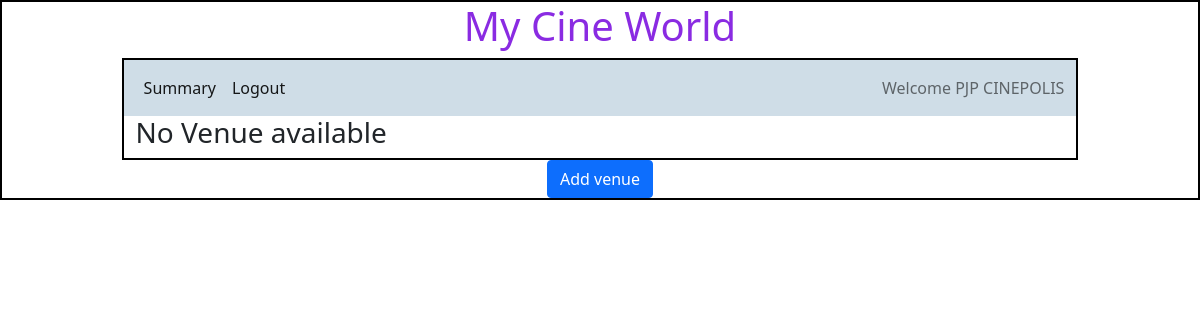
Before: /admin/PJP CINEPOLIS with the older database file.
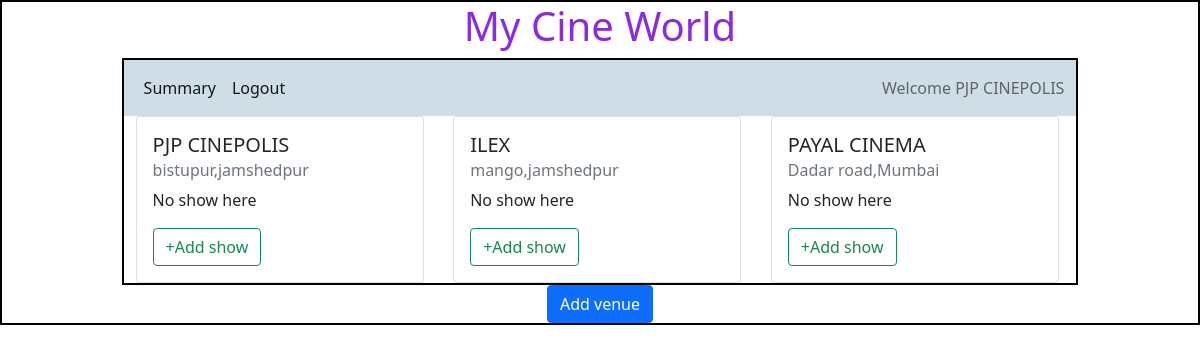
After: the same page with the newer database file.
### backend/models.py (models this page shows)
class Theatre(db.Model):
    __tablename__="theatre"
    id=db.Column(db.Integer,primary_key=True)
    name=db.Column(db.String,nullable=False)
    location=db.Column(db.String,nullable=False)
    pin_code=db.Column(db.Integer,nullable=False)
    capacity=db.Column(db.Integer,nullable=False)
    show=db.relationship("Show",cascade="all,delete",backref="theatre",lazy=True) #theater can acess all of his show

### backend/controller.py (the view)
@app.route("/admin/<name>")
def admin_dashboard(name):
    theatres =get_theatres()
    return render_template("admin_dashboard.html",name=name,theatres=theatres)

### backend/controller.py (called while the page is built)
def get_theatres():
    theatres=Theatre.query.all()
    return theatres

### templates/admin_dashboard.html (shortened to what this page needs)
<!DOCTYPE html>
<html lang="en">
<head>
    <link rel="stylesheet" href="/static/styles/style.css">
    <link href="https://cdn.jsdelivr.net/npm/bootstrap@5.0.2/dist/css/bootstrap.min.css" rel="stylesheet">
</head>
<body>
    <div id="container">
      <h1 id="heading">My Cine World</h1>
        <div id="panel">
          <nav class="navbar navbar-expand-lg navbar-light" style="background-color: #cfdde7;" >
            <div class="container-fluid">
              <div  class="collapse navbar-collapse" id="navbarText">
                <ul class="navbar-nav me-auto mb-2 mb-lg-0">
                  <li class="nav-item">
                    <a class="nav-link active" aria-current="page" href="#">Summary</a>
                  </li>
                  <li class="nav-item">
                    <a class="nav-link active" href="/login">Logout</a>
                  </li>
                </ul>
                <span class="navbar-text">
                  Welcome {{name}}
                </span>
              </div>
            </div>
          </nav>
     <div class="container">
      {%if theatres%}
      <div class="row">
        {%for theatre in theatres%}
        <div class="col">
          <div class="card" style="width: 18rem;">
              <div class="card-body">
                <h5 class="card-title">{{theatre.name}}</h5>
                <h6 class="card-subtitle mb-2 text-muted">{{theatre.location}}</h6>
                {%if theatre.shows%}
                <table>
                  <tr>
                    <th>ID</th>
                    <th>Name</th>
                    <th>Date/time</th>
                  </tr>
                  {%for show in theatre.shows%}
                  <tr>
                    <td>{{show.id}}</td>
                    <td>{{show.name}}</td>
                    <td>{{show.date_time}}</td>
                  </tr>
                  {%endfor%}
                </table>
                {%else%}
                <p>No show here</p>
                {%endif%}
                <button type="button" class="btn btn-outline-success">+Add show</button>
              </div>
            </div>
        </div>
        {%endfor%}
      </div>
      {%else%}
      <h3>No Venue available</h3>
      {%endif%}
    </div>
        </div>
        <div class="d-flex justify-content-md-center">
          <a href="/venue/{{name}}" type="button"  class="btn btn-primary  d-flex justify-content-center">Add venue</a>
        </div>
    </div>
</body>
</html>

### static/styles/style.css (style rules this page uses)
* { margin: 0px; }
#container,#panel { border: 2px solid black; }
#panel { width: 80%; height: auto; margin: auto; }
#heading { color: blueviolet; text-align: center; }

Changed rows visible on the page:
added Theatre: name "PJP CINEPOLIS", location "bistupur,jamshedpur"
added Theatre: name "ILEX", location "mango,jamshedpur"
added Theatre: name "PAYAL CINEMA", location "Dadar road,Mumbai"
Other visible differences:
{{ name }}: "PJP CINEPOLIS" → (not shown)
text no longer shown: "No Venue available"
